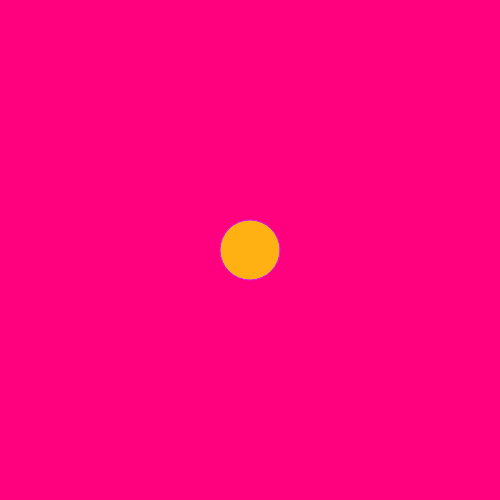
Frame 1 (no input)
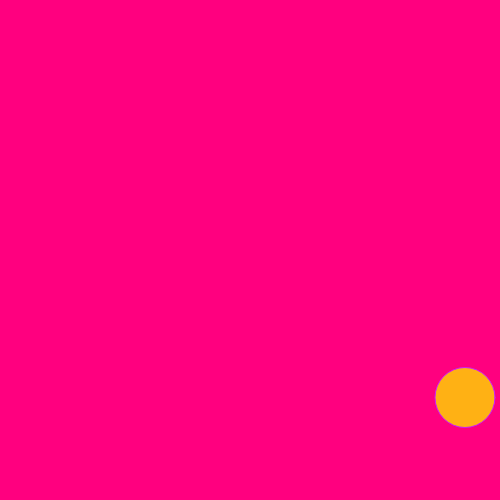
Frame 60 (no input)
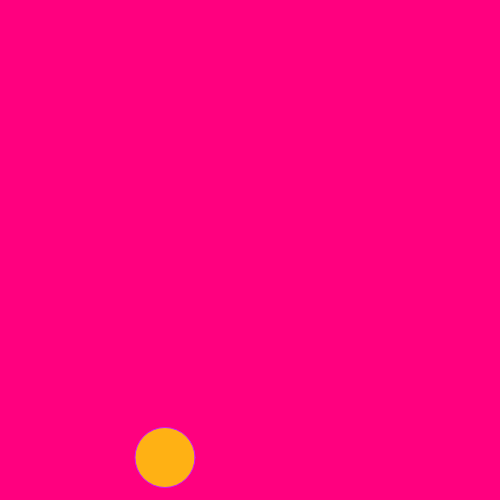
Frame 120 (the mouse pressed at the canvas centre since frame 60)

The p5.js sketch that drew these frames (run headless with seeded random() and noise() and a simulated clock; from frame 60 on, the mouse is pressed at the canvas centre):

// p5.js sketch
// ── sketch.js
var circleY=250;
var circleX=250;
var circleXSpeed=5;
var circleYSpeed=2.5;


function setup(){

createCanvas(500,500);
//background(255,0,255);




}

function draw(){
  background(255,0,127);



  stroke(200,30,255);
  fill(255,177,20);
  ellipse(circleX,circleY,60,60);


  circleX=circleX+circleXSpeed;
  circleY=circleY+circleYSpeed;

  if(circleX<0||circleX>width){
    circleXSpeed=circleXSpeed*-1;
  }

  if(circleY<0||circleY>height){
  circleYSpeed=circleYSpeed*-1
  }


  }
